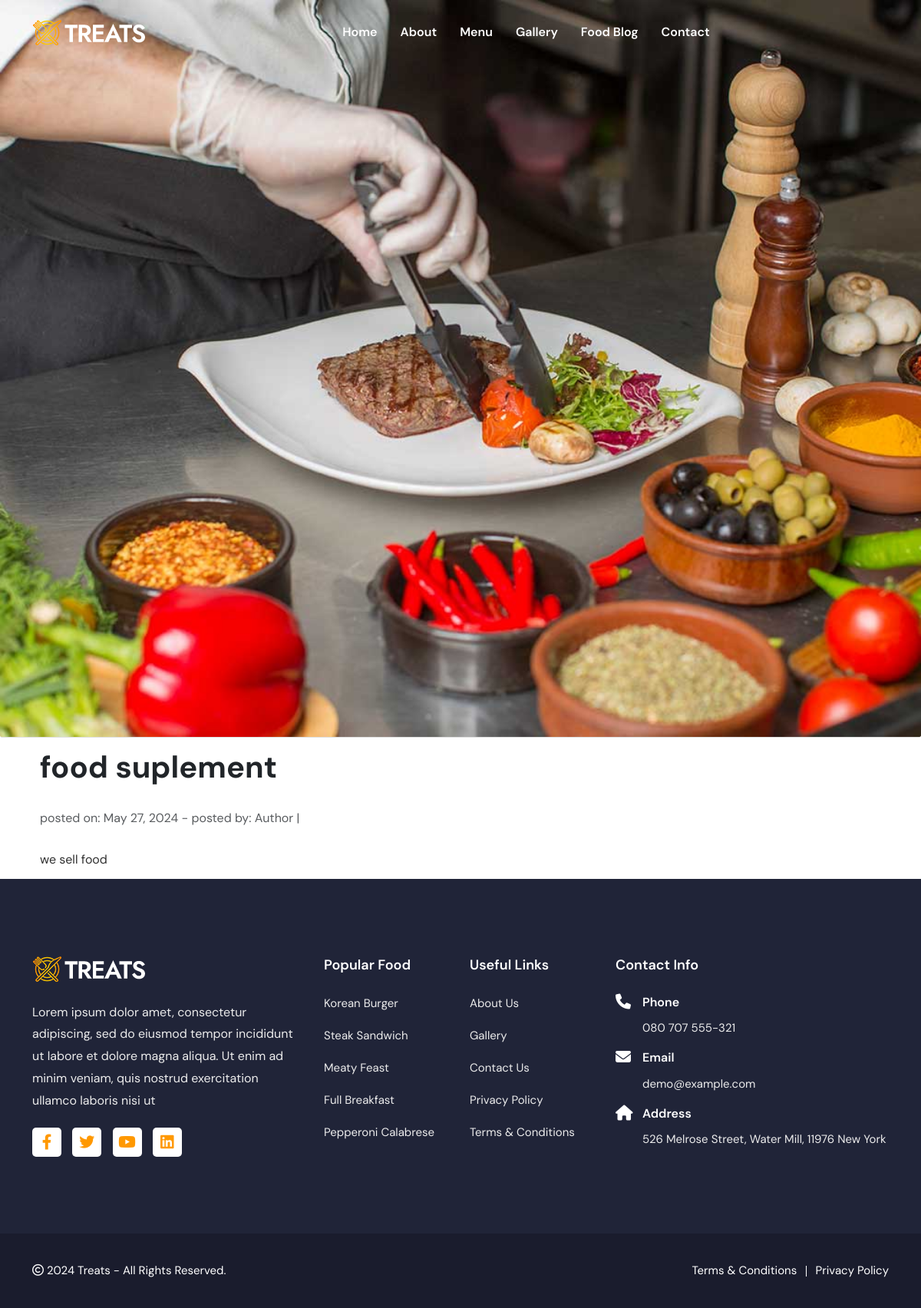
The page /post/slug_me/ on the database its author committed.
### foodapp/models.py (models this page shows, shortened)
class Post(models.Model):
    title= models.CharField(max_length=200, unique=True)
    slug= models.SlugField(max_length=200, unique=True)
    author= models.ForeignKey(User, on_delete=models.CASCADE,related_name='blog_posts')
    created_on=models.DateField(auto_now_add=True)
    updated_on=models.DateField(auto_now=True)
    content= models.TextField()
    status= models.IntegerField(choices=STATUS, default=0)
    image = models.ImageField(upload_to='images/', blank=True, null=True)
    class Meta:
        ordering = ['-created_on']

### foodapp/views.py (the view)
# urls.py: path('post/<slug:slug>/', views.post_detail, name='post_detail'),
def post_detail(request, slug):
    post = get_object_or_404(Post, slug=slug)
    return render(request, 'post_detail.html', {'post': post})

### foodapp/templates/post_detail.html
{% extends 'base.html' %}
{% load static %}
{% block content %}
    <li class="list-unstyled">
        <a href="{% url 'post_list' %}">
            <img src="{{ post.image.url }}" class="card-img-top img-fluid" alt="{{ post.title }}">
        </a>
    </li>
    <div class="container">
        <div class="row">
            <div class="col-md-12">
                <h1 class="soon" style="padding: 10px; margin-bottom: 5px;">{{ post.title }}</h1>
                <p class="text-muted" style="padding: 10px; margin-bottom: 5px;">
                    posted on: {{ post.created_on }} - posted by: {{ post.author }} |
                </p>
                <p class="card-text" style="padding: 10px; margin-top: 5px;">{{ post.content | safe }}</p>
            </div>
        </div>
    </div>
{% endblock %}

### rows shown on the page
Post: image (picture), title "food suplement", created_on "May 27, 2024", author "Author", content "we sell food"
